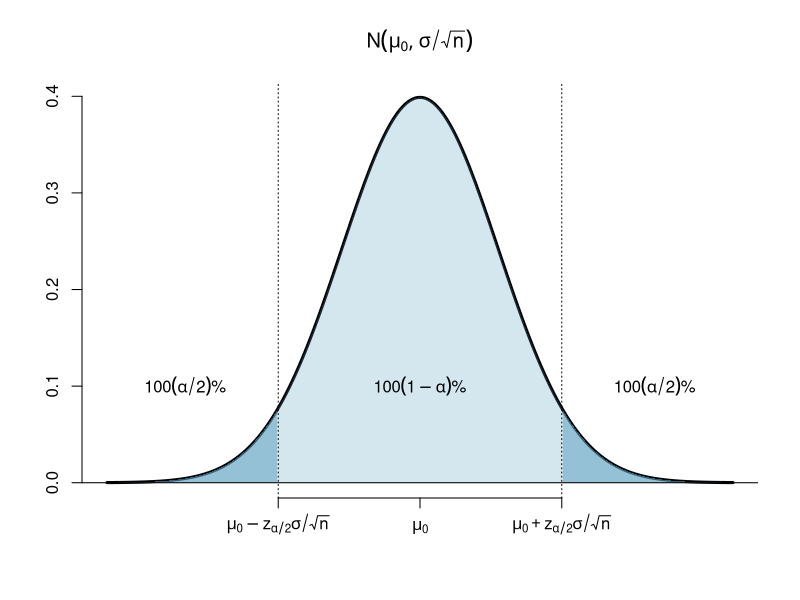
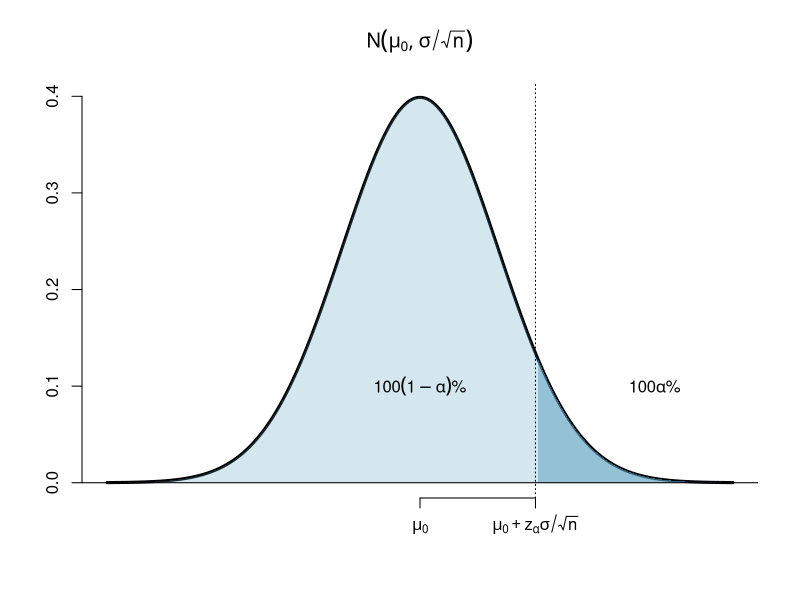
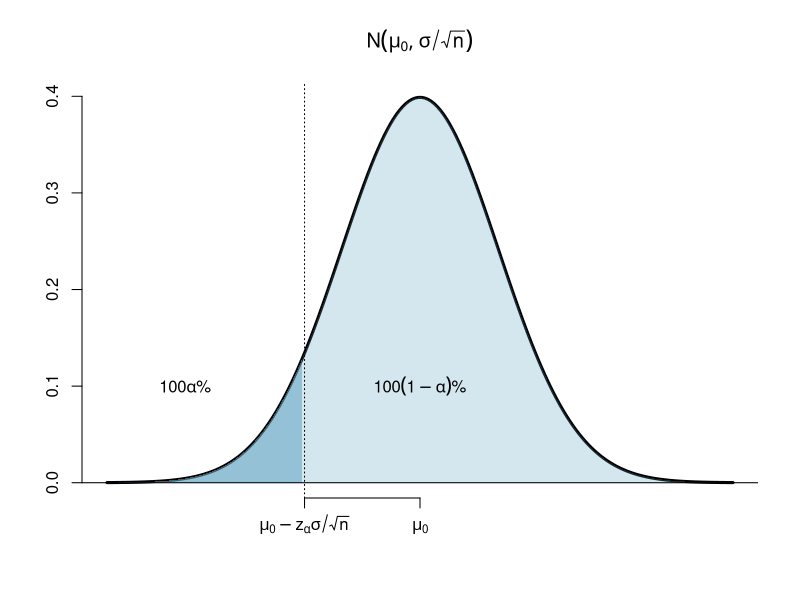
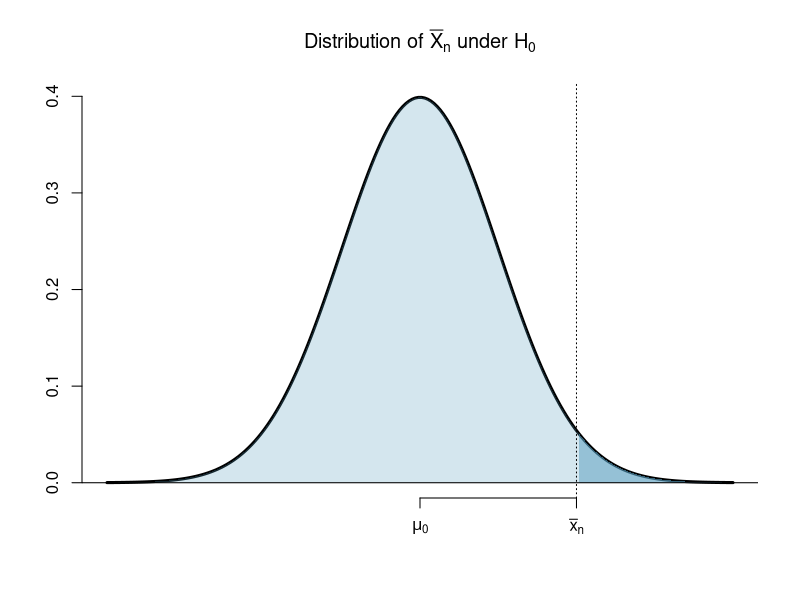
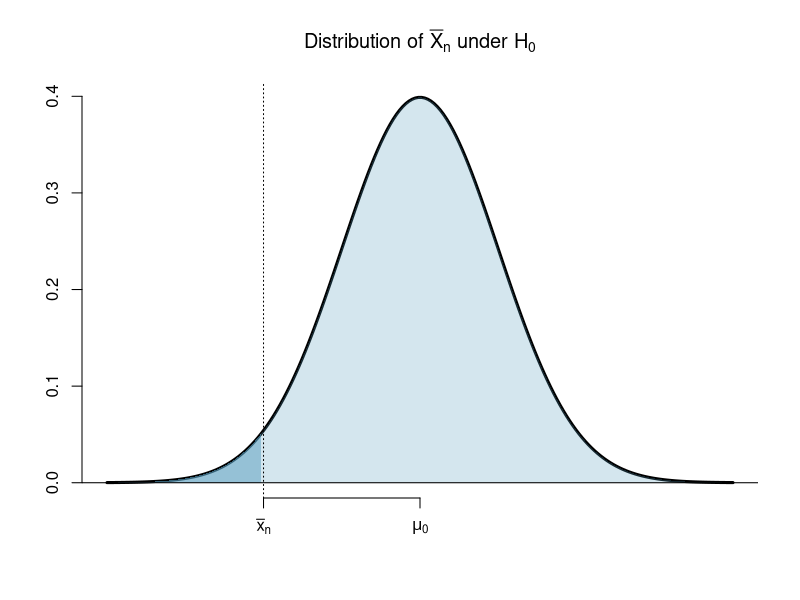
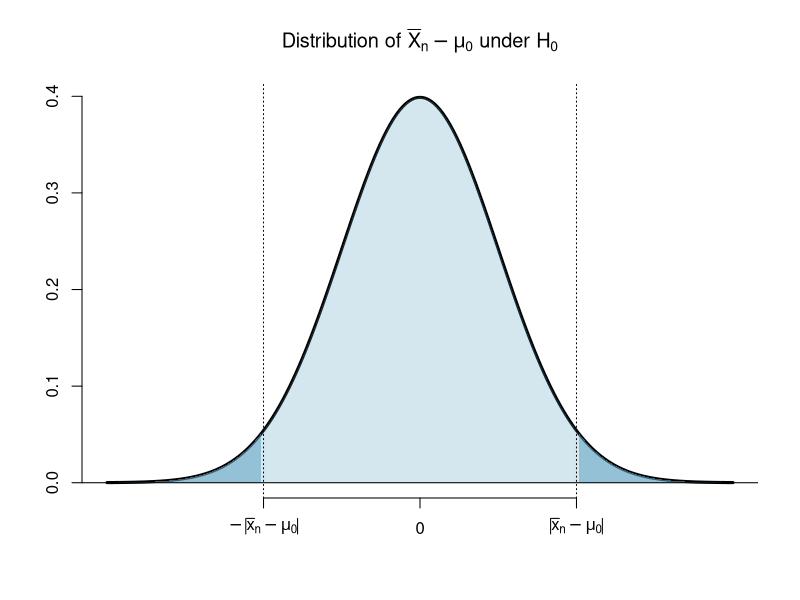

Here is the R script that generated these plots, in order:
## ---- chunk 1
for(i in 8:12){
print(paste0(i, ": ",pbinom(i, 30, 0.25, lower.tail = F)))
}
## ---- chunk 2
mu=0
sig=1
alpha=0.07
cutoff=-qnorm(alpha/2)
x=mu + sig * seq(-4,4,length=200)
y=dnorm(x, mean=mu, sd=sig)
plot(x, y, type="n", xlab="", ylab="", main=expression(N(mu[0],sigma/sqrt(n))), axes=FALSE)
axis(2)
axis(1, labels = c(expression(mu[0]-z[alpha/2]*sigma/sqrt(n)), expression(mu[0]), expression(mu[0]+z[alpha/2]*sigma/sqrt(n))), at = c(-cutoff, 0, cutoff))
lines(x, y, lwd=3)
polygon(c(min(x),x,max(x)), c(0,y,0), col="#569BBD40", lty=0)
i = which(x > cutoff)
polygon(c(x[i[1]],x[i],3*sig), c(0,y[i],0), col="#569BBD80", lty=0)
polygon(c(-x[i[1]],-x[i],-3*sig), c(0,y[i],0), col="#569BBD80", lty=0)
abline(0,0)
abline(v=cutoff*c(-1,1), lty=3)
text(0,.1,expression(paste(100(1 - alpha), "%", sep = "")))
text(3*c(-1,1),.1,expression(paste(100(alpha/2), "%", sep = "")))
## ---- chunk 3
mu=0
sig=1
alpha=0.07
cutoff=-qnorm(alpha)
x=mu + sig * seq(-4,4,length=200)
y=dnorm(x, mean=mu, sd=sig)
plot(x, y, type="n", xlab="", ylab="", main=expression(N(mu[0],sigma/sqrt(n))), axes=FALSE)
axis(2)
axis(1, labels = c(expression(mu[0]), expression(mu[0]+z[alpha]*sigma/sqrt(n))), at = c(0, cutoff))
lines(x, y, lwd=3)
polygon(c(min(x),x,max(x)), c(0,y,0), col="#569BBD40", lty=0)
i = which(x > cutoff)
polygon(c(x[i[1]],x[i],3*sig), c(0,y[i],0), col="#569BBD80", lty=0)
abline(0,0)
abline(v=cutoff, lty=3)
text(0,.1,expression(paste(100(1 - alpha), "%", sep = "")))
text(3,.1,expression(paste(100*alpha, "%", sep = "")))
## ---- chunk 4
mu=0
sig=1
alpha=0.07
cutoff=-qnorm(alpha)
x=mu + sig * seq(-4,4,length=200)
y=dnorm(x, mean=mu, sd=sig)
plot(x, y, type="n", xlab="", ylab="", main=expression(N(mu[0],sigma/sqrt(n))), axes=FALSE)
axis(2)
axis(1, labels = c(expression(mu[0]-z[alpha]*sigma/sqrt(n)), expression(mu[0])), at = c(-cutoff, 0))
lines(x, y, lwd=3)
polygon(c(min(x),x,max(x)), c(0,y,0), col="#569BBD40", lty=0)
i = which(x > cutoff)
polygon(c(-x[i[1]],-x[i],-3*sig), c(0,y[i],0), col="#569BBD80", lty=0)
abline(0,0)
abline(v=-cutoff, lty=3)
text(0,.1,expression(paste(100(1 - alpha), "%", sep = "")))
text(-3,.1,expression(paste(100*alpha, "%", sep = "")))
## ---- chunk 5
alpha <- 0.01
mu <- 1.5
sigma <- 0.39
n <- 40
SE <- sigma/sqrt(n)

(reject_lower <- qnorm(alpha/2, mu, SE))
(reject_upper <- qnorm(1-alpha/2, mu, SE))

(1-pnorm(1.7,mu,SE))*2
## ---- chunk 6
mu=0
sig=1
alpha=0.07
xbar = 2
x=mu + sig * seq(-4,4,length=200)
y=dnorm(x, mean=mu, sd=sig)
plot(x, y, type="n", xlab="", ylab="", main=expression(paste("Distribution of ",  bar(X)[n], " under ", H[0], sep="")), axes=FALSE)
axis(2)
axis(1, labels = c(expression(mu[0]), expression(bar(x)[n])), at = c(0, xbar))
lines(x, y, lwd=3)
polygon(c(min(x),x,max(x)), c(0,y,0), col="#569BBD40", lty=0)
i = which(x > xbar)
polygon(c(x[i[1]],x[i],3*sig), c(0,y[i],0), col="#569BBD80", lty=0)
abline(0,0)
abline(v=xbar, lty=3)
## ---- chunk 7
mu=0
sig=1
alpha=0.07
xbar = -2
x=mu + sig * seq(-4,4,length=200)
y=dnorm(x, mean=mu, sd=sig)
plot(x, y, type="n", xlab="", ylab="", main=expression(paste("Distribution of ",  bar(X)[n], " under ", H[0], sep="")), axes=FALSE)
axis(2)
axis(1, labels = c(expression(bar(x)[n]), expression(mu[0])), at = c(xbar, 0))
lines(x, y, lwd=3)
polygon(c(min(x),x,max(x)), c(0,y,0), col="#569BBD40", lty=0)
i = which(x > abs(xbar))
#polygon(c(x[i[1]],x[i],3*sig), c(0,y[i],0), col="#569BBD80", lty=0)
polygon(c(-x[i[1]],-x[i],-3*sig), c(0,y[i],0), col="#569BBD80", lty=0)
abline(0,0)
abline(v=xbar, lty=3)
## ---- chunk 8
mu=0
sig=1
alpha=0.07
xbar = 2
x=mu + sig * seq(-4,4,length=200)
y=dnorm(x, mean=mu, sd=sig)
plot(x, y, type="n", xlab="", ylab="", main=expression(paste("Distribution of ",  bar(X)[n]-mu[0], " under ", H[0], sep="")), axes=FALSE)
axis(2)
axis(1, labels = c(expression(-abs(bar(x)[n]-mu[0])), 0, expression(abs(bar(x)[n]-mu[0]))), at = c(-abs(xbar-mu), 0, abs(xbar-mu)))
lines(x, y, lwd=3)
polygon(c(min(x),x,max(x)), c(0,y,0), col="#569BBD40", lty=0)
i = which(x > abs(xbar))
polygon(c(x[i[1]],x[i],3*sig), c(0,y[i],0), col="#569BBD80", lty=0)
polygon(c(-x[i[1]],-x[i],-3*sig), c(0,y[i],0), col="#569BBD80", lty=0)
abline(0,0)
abline(v=abs(xbar)*c(-1,1), lty=3)
